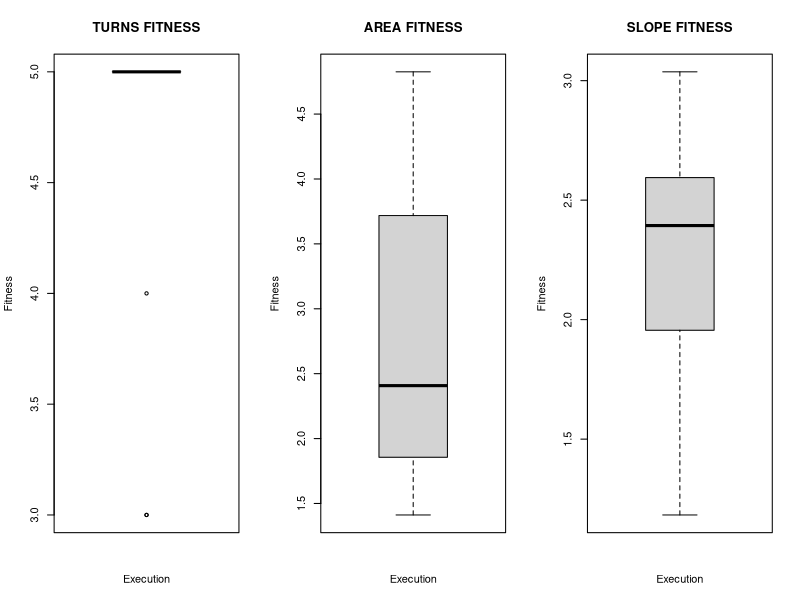
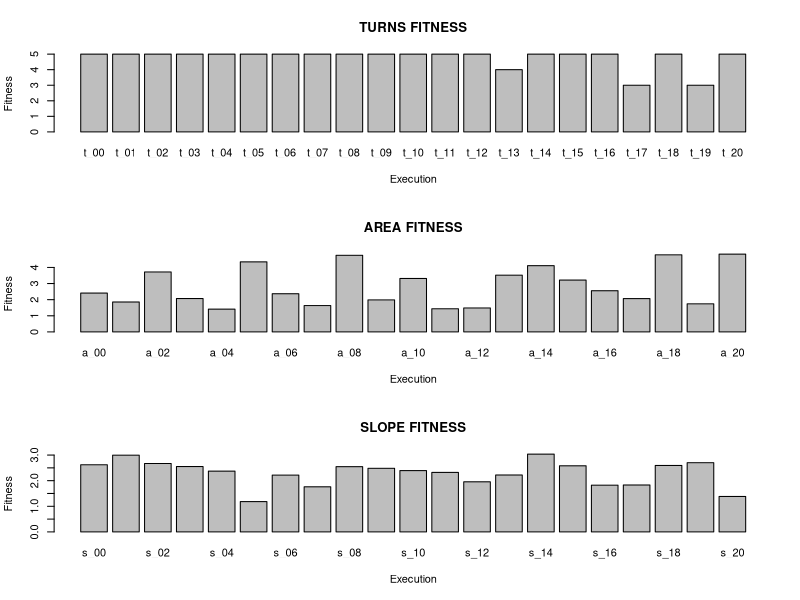
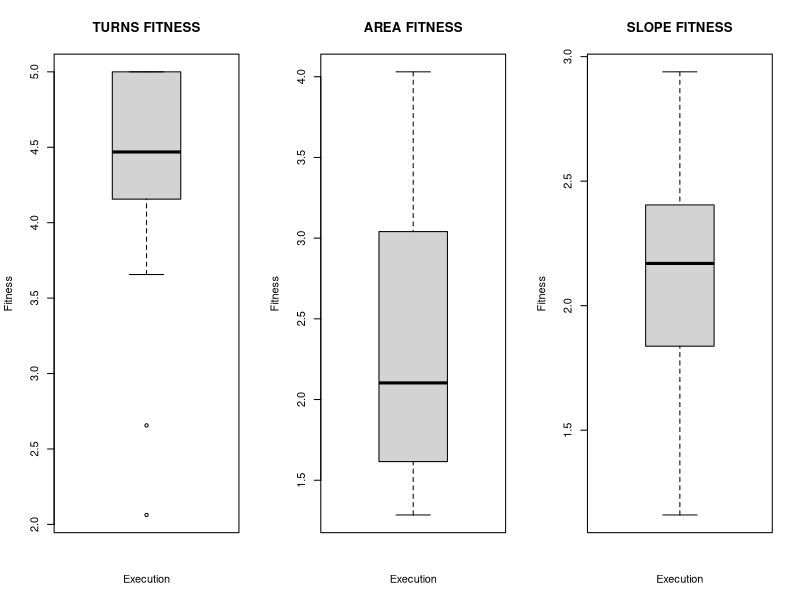
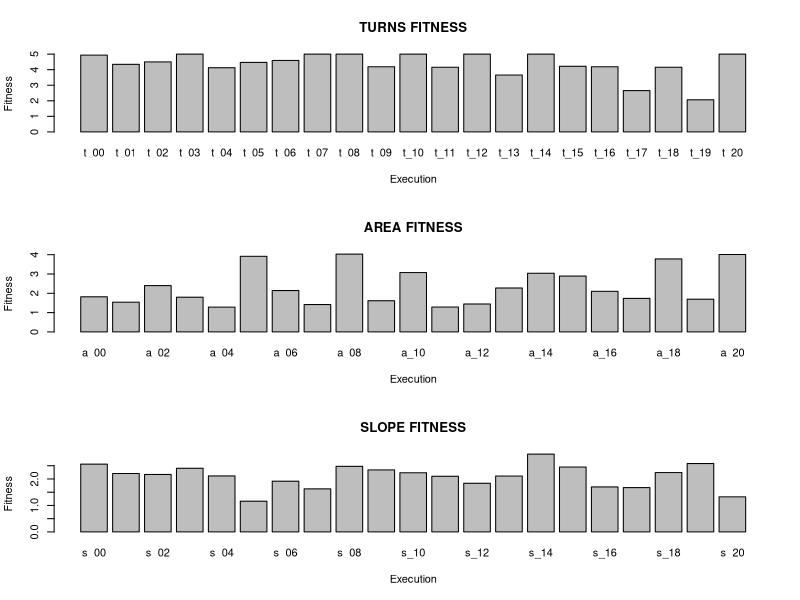
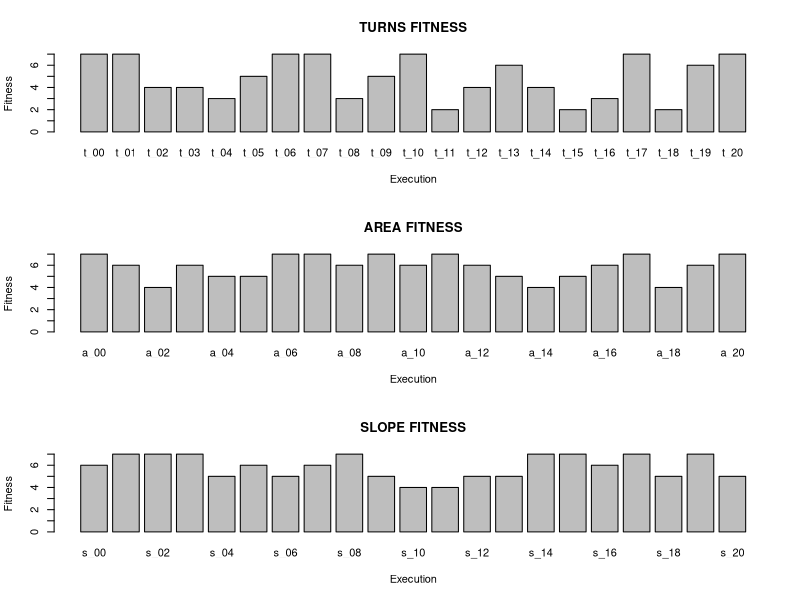
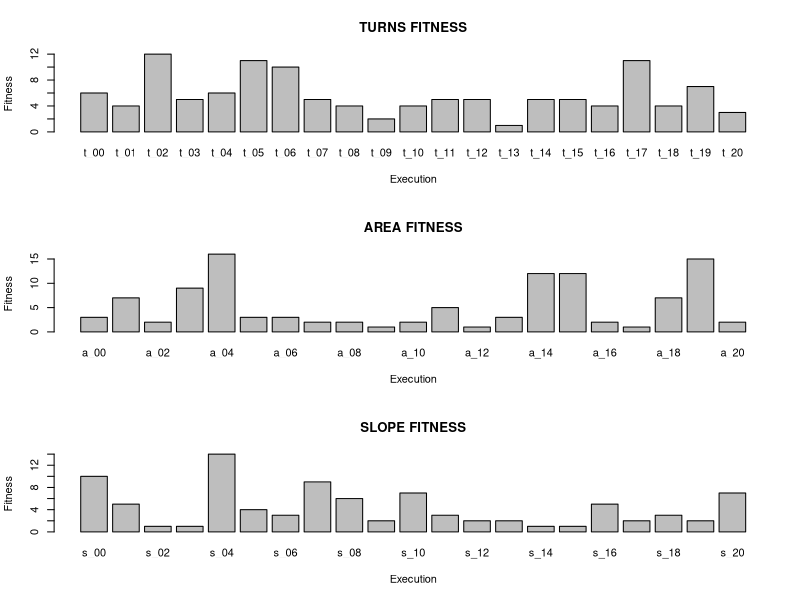
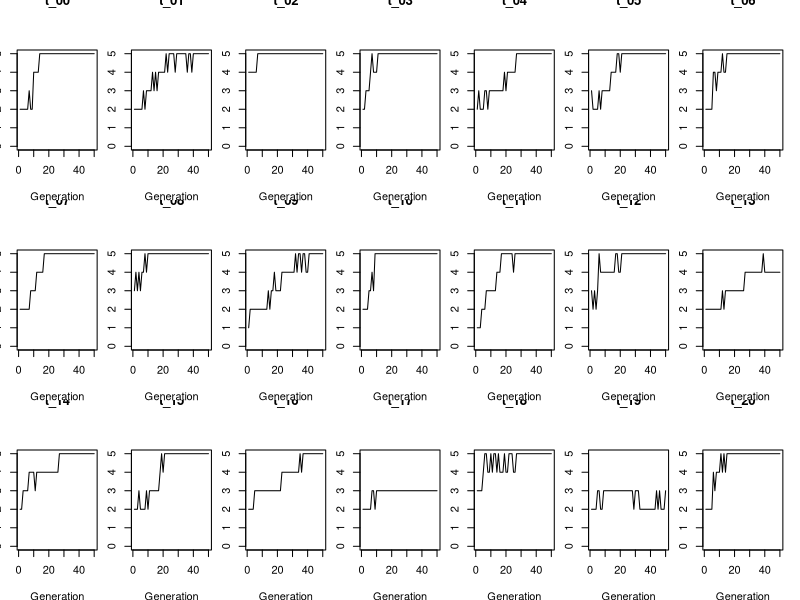
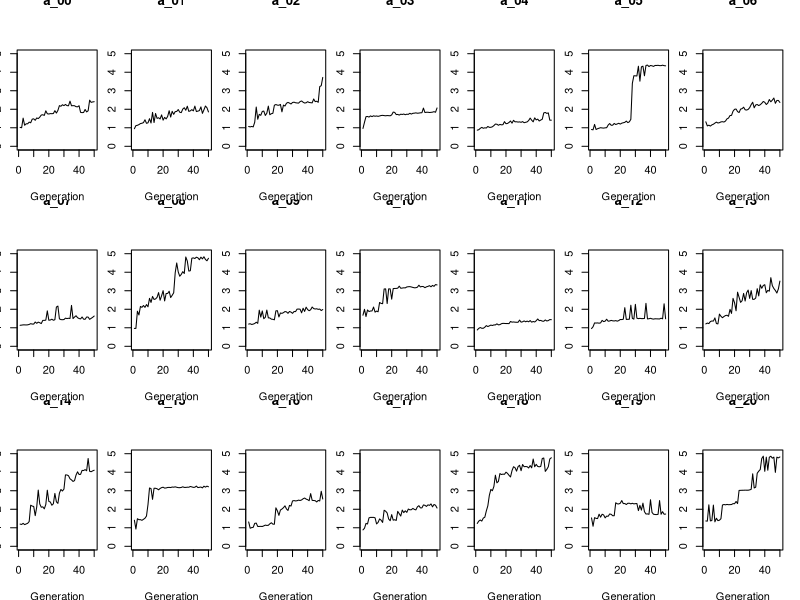

Recreate these plots in R, in order.
#Cargamos librerías
library(xtable) #Librería para la exportación de tablas a latex. ¡Mola!

#Cargamos los datos de las ejecuciones
t_ex = read.csv("datos/ex_turns.csv")
a_ex = read.csv("datos/ex_area.csv")
s_ex = read.csv("datos/ex_slope.csv")

#Cargamos los resúmenes de los fitness de cada ejecución
t_fitness = t_ex[t_ex[,"IT"]==49,c("EX","BEST_F")]
a_fitness = a_ex[a_ex[,"IT"]==49,c("EX","BEST_F")]
s_fitness = s_ex[s_ex[,"IT"]==49,c("EX","BEST_F")]

#Pintamos los distintos fitness alcanzados en cada ejecución
pdf('bloxplot_fitness_best_generation_each_execution.pdf')
par(mfrow=c(1,3))
boxplot(t_ex[t_ex[,2]==49,"BEST_F"], main="TURNS FITNESS", xlab="Execution", ylab="Fitness")
boxplot(a_ex[a_ex[,2]==49,"BEST_F"], main="AREA FITNESS", xlab="Execution", ylab="Fitness")
boxplot(s_ex[s_ex[,2]==49,"BEST_F"], main="SLOPE FITNESS", xlab="Execution", ylab="Fitness")
#title("\nBest Fitness by ",outer=TRUE)
dev.off()

pdf('plot_fitness_best_generation_each_execution.pdf')
par(mfrow=c(3,1))
barplot(t_ex[t_ex[,2]==49,"BEST_F"], main="TURNS FITNESS", xlab="Execution", ylab="Fitness",names.arg=t_ex[t_ex[,2]==49,"EX"])
barplot(a_ex[a_ex[,2]==49,"BEST_F"], main="AREA FITNESS", xlab="Execution", ylab="Fitness",names.arg=a_ex[a_ex[,2]==49,"EX"])
barplot(s_ex[s_ex[,2]==49,"BEST_F"], main="SLOPE FITNESS", xlab="Execution", ylab="Fitness",names.arg=s_ex[s_ex[,2]==49,"EX"])
dev.off()


pdf('bloxplot_fitness_average_generation_each_execution.pdf')
par(mfrow=c(1,3))
boxplot(t_ex[t_ex[,2]==49,"AVERAGE_F"], main="TURNS FITNESS", xlab="Execution", ylab="Fitness")
boxplot(a_ex[a_ex[,2]==49,"AVERAGE_F"], main="AREA FITNESS", xlab="Execution", ylab="Fitness")
boxplot(s_ex[s_ex[,2]==49,"AVERAGE_F"], main="SLOPE FITNESS", xlab="Execution", ylab="Fitness")
#title("\nBest Fitness by ",outer=TRUE)
dev.off()

pdf('plot_fitness_best_generation_each_execution.pdf')
par(mfrow=c(3,1))
barplot(t_ex[t_ex[,2]==49,"AVERAGE_F"], main="TURNS FITNESS", xlab="Execution", ylab="Fitness",names.arg=t_ex[t_ex[,2]==49,"EX"])
barplot(a_ex[a_ex[,2]==49,"AVERAGE_F"], main="AREA FITNESS", xlab="Execution", ylab="Fitness",names.arg=a_ex[a_ex[,2]==49,"EX"])
barplot(s_ex[s_ex[,2]==49,"AVERAGE_F"], main="SLOPE FITNESS", xlab="Execution", ylab="Fitness",names.arg=s_ex[s_ex[,2]==49,"EX"])
dev.off()

pdf('plot_depth_best_generation_each_execution.pdf')
par(mfrow=c(3,1))
barplot(t_ex[t_ex[,2]==49,"BEST_DEPTH"], main="TURNS FITNESS", xlab="Execution", ylab="Fitness",names.arg=t_ex[t_ex[,2]==49,"EX"])
barplot(a_ex[a_ex[,2]==49,"BEST_DEPTH"], main="AREA FITNESS", xlab="Execution", ylab="Fitness",names.arg=a_ex[a_ex[,2]==49,"EX"])
barplot(s_ex[s_ex[,2]==49,"BEST_DEPTH"], main="SLOPE FITNESS", xlab="Execution", ylab="Fitness",names.arg=s_ex[s_ex[,2]==49,"EX"])
dev.off()

pdf('plot_age_best_generation_each_execution.pdf')
par(mfrow=c(3,1))
barplot(t_ex[t_ex[,2]==49,"BEST_AGE"], main="TURNS FITNESS", xlab="Execution", ylab="Fitness",names.arg=t_ex[t_ex[,2]==49,"EX"])
barplot(a_ex[a_ex[,2]==49,"BEST_AGE"], main="AREA FITNESS", xlab="Execution", ylab="Fitness",names.arg=a_ex[a_ex[,2]==49,"EX"])
barplot(s_ex[s_ex[,2]==49,"BEST_AGE"], main="SLOPE FITNESS", xlab="Execution", ylab="Fitness",names.arg=s_ex[s_ex[,2]==49,"EX"])
dev.off()

##Parámetros de la ejecución de cada algoritmo


pdf('plot_turns_best_fitness.pdf')
par(mfrow=c(3,7),mai = rep(1,4), pin = c(0.8,1))
for (i in 0:9 ) {
  plot(t_ex[t_ex[,1]==paste("t_0",i,sep=""),"BEST_F"], main=paste("t_0",i,sep=""), xlab="Generation", ylab="Fitness",ylim=c(0,5),type="l")
}
for (i in 10:20 ) {
  plot(t_ex[t_ex[,1]==paste("t_",i,sep=""),"BEST_F"], main=paste("t_",i,sep=""), xlab="Generation", ylab="Fitness",ylim=c(0,5),type="l")
}
dev.off()

pdf('plot_area_best_fitness.pdf')
par(mfrow=c(3,7),mai = rep(1,4), pin = c(0.8,1))
for (i in 0:9 ) {
  plot(a_ex[a_ex[,1]==paste("a_0",i,sep=""),"BEST_F"], main=paste("a_0",i,sep=""), xlab="Generation", ylab="Fitness",ylim=c(0,5),type="l")
}
for (i in 10:20 ) {
  plot(a_ex[a_ex[,1]==paste("a_",i,sep=""),"BEST_F"], main=paste("a_",i,sep=""), xlab="Generation", ylab="Fitness",ylim=c(0,5),type="l")
}
dev.off()

pdf('plot_slope_best_fitness.pdf')
par(mfrow=c(3,7),mai = rep(1,4), pin = c(0.8,1))
for (i in 0:9 ) {
  plot(s_ex[s_ex[,1]==paste("s_0",i,sep=""),"BEST_F"], main=paste("s_0",i,sep=""), xlab="Generation", ylab="Fitness",ylim=c(0,5),type="l")
}
for (i in 10:20 ) {
  plot(s_ex[s_ex[,1]==paste("s_",i,sep=""),"BEST_F"], main=paste("s_",i,sep=""), xlab="Generation", ylab="Fitness",ylim=c(0,5),type="l")
}
dev.off()

pdf('plot_turns_average_fitness.pdf')
par(mfrow=c(3,7),mai = rep(1,4), pin = c(0.8,1))
for (i in 0:9 ) {
  plot(t_ex[t_ex[,1]==paste("t_0",i,sep=""),"AVERAGE_F"], main=paste("t_0",i,sep=""), xlab="Generation", ylab="Fitness",ylim=c(0,5),type="l")
}
for (i in 10:20 ) {
  plot(t_ex[t_ex[,1]==paste("t_",i,sep=""),"AVERAGE_F"], main=paste("t_",i,sep=""), xlab="Generation", ylab="Fitness",ylim=c(0,5),type="l")
}
dev.off()

pdf('plot_area_average_fitness.pdf')
par(mfrow=c(3,7),mai = rep(1,4), pin = c(0.8,1))
for (i in 0:9 ) {
  plot(a_ex[a_ex[,1]==paste("a_0",i,sep=""),"AVERAGE_F"], main=paste("a_0",i,sep=""), xlab="Generation", ylab="Fitness",ylim=c(0,5),type="l")
}
for (i in 10:20 ) {
  plot(a_ex[a_ex[,1]==paste("a_",i,sep=""),"AVERAGE_F"], main=paste("a_",i,sep=""), xlab="Generation", ylab="Fitness",ylim=c(0,5),type="l")
}
dev.off()

pdf('plot_slope_average_fitness.pdf')
par(mfrow=c(3,7),mai = rep(1,4), pin = c(0.8,1))
for (i in 0:9 ) {
  plot(s_ex[s_ex[,1]==paste("s_0",i,sep=""),"AVERAGE_F"], main=paste("s_0",i,sep=""), xlab="Generation", ylab="Fitness",ylim=c(0,5),type="l")
}
for (i in 10:20 ) {
  plot(s_ex[s_ex[,1]==paste("s_",i,sep=""),"AVERAGE_F"], main=paste("s_",i,sep=""), xlab="Generation", ylab="Fitness",ylim=c(0,5),type="l")
}
dev.off()

rm(i)

#Creamos una tabla


tabla <- t_ex[t_ex[,2]==49,c(1,2)]
tabla$TURNS_EX <- t_ex[t_ex[,2]==49,c(1)]
tabla$TURNS_BEST_FITNESS <- t_ex[t_ex[,2]==49,c(4)]
tabla$TURNS_AVERAGE_FITNESS <- t_ex[t_ex[,2]==49,c(5)]

tabla$SLOPE_EX <- s_ex[s_ex[,2]==49,c(1)]
tabla$SLOPE_BEST_FITNESS <- s_ex[s_ex[,2]==49,c(4)]
tabla$SLOPE_AVERAGE_FITNESS <- s_ex[s_ex[,2]==49,c(5)]

tabla$AREA_EX <- a_ex[a_ex[,2]==49,c(1)]
tabla$AREA_BEST_FITNESS <- a_ex[a_ex[,2]==49,c(4)]
tabla$AREA_AVERAGE_FITNESS <- a_ex[a_ex[,2]==49,c(5)]

tabla$EX <- NULL
tabla$IT <- NULL

sink(file="tabla_fitness.latex")
xtable(tabla)
dev.off()

rm(tabla)

#
#RESULTADOS DE LAS EJECUCIONES
#

batallas = read.csv('datos/batallas.csv')

#Gráfica ponderada de los mejores de cada ejecución
barplot(head(sort(table(batallas[batallas[,"Wins"]!="DRAW","Wins"])/1134*100,decreasing=TRUE),n=10),ylim=c(0,100))

#Victorias de cada tipo de fitness
barplot(sort(table(batallas[,"Type"])/nrow(batallas)*100,decreasing=TRUE),ylim=c(0,50),ylab="% Victories")


par(mfrow=c(1,3))
boxplot(as.matrix(table(batallas[batallas["Type"]=="TURNS","Wins"],exclude=c("DRAW","s_0","s_1","s_2","s_2","s_3","s_4","s_5","s_6","s_7","s_8","s_9","s_10","s_11","s_12","s_13","s_14","s_15","s_16","s_17","s_18","s_19","s_20","a_0","a_1","a_2","a_2","a_3","a_4","a_5","a_6","a_7","a_8","a_9","a_10","a_11","a_12","a_13","a_14","a_15","a_16","a_17","a_18","a_19","a_20"))/1134*100),ylim=c(0,100))
title(sub="TURNS FITNESS")

boxplot(as.matrix(table(batallas[batallas["Type"]=="AREA","Wins"],exclude=c("DRAW","s_0","s_1","s_2","s_2","s_3","s_4","s_5","s_6","s_7","s_8","s_9","s_10","s_11","s_12","s_13","s_14","s_15","s_16","s_17","s_18","s_19","s_20","t_0","t_1","t_2","t_2","t_3","t_4","t_5","t_6","t_7","t_8","t_9","t_10","t_11","t_12","t_13","t_14","t_15","t_16","t_17","t_18","t_19","t_20"))/1134*100),ylim=c(0,100))
title(sub="AREA FITNESS")

boxplot(as.matrix(table(batallas[batallas["Type"]=="SLOPE","Wins"],exclude=c("DRAW","a_0","a_1","a_2","a_2","a_3","a_4","a_5","a_6","a_7","a_8","a_9","a_10","a_11","a_12","a_13","a_14","a_15","a_16","a_17","a_18","a_19","a_20","t_0","t_1","t_2","t_2","t_3","t_4","t_5","t_6","t_7","t_8","t_9","t_10","t_11","t_12","t_13","t_14","t_15","t_16","t_17","t_18","t_19","t_20"))/1134*100),ylim=c(0,100))
title(sub="SLOPE FITNESS")



